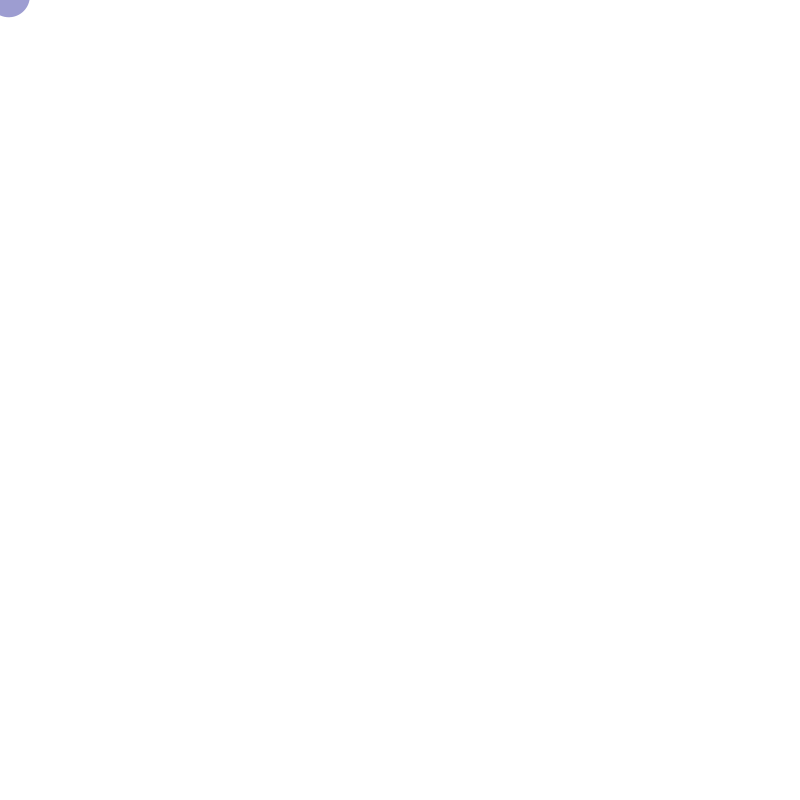
Frame 1 (no input)
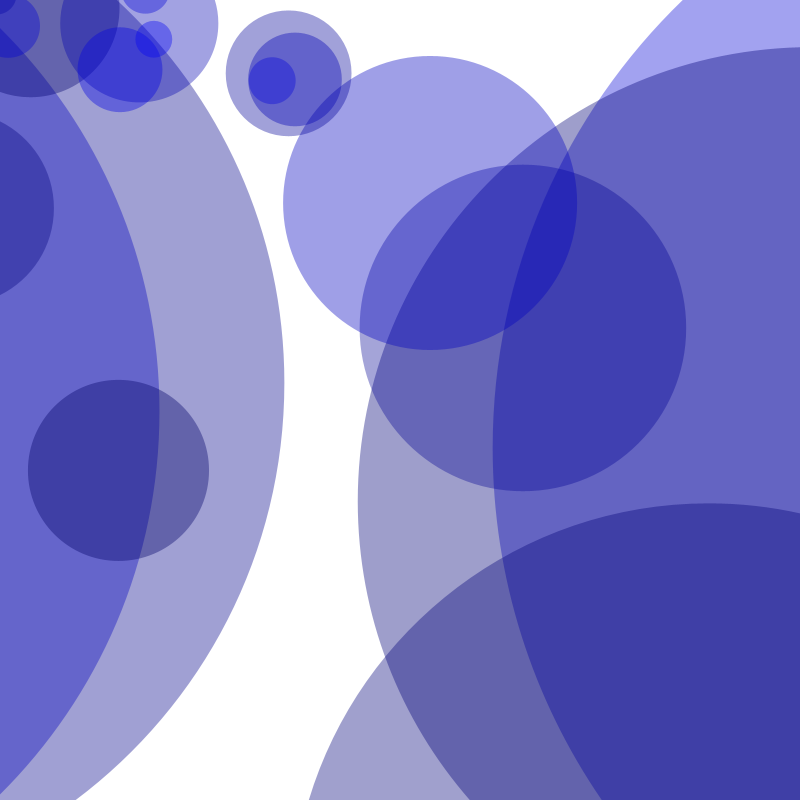
Frame 60 (the mouse pressed at the canvas centre just before this capture)
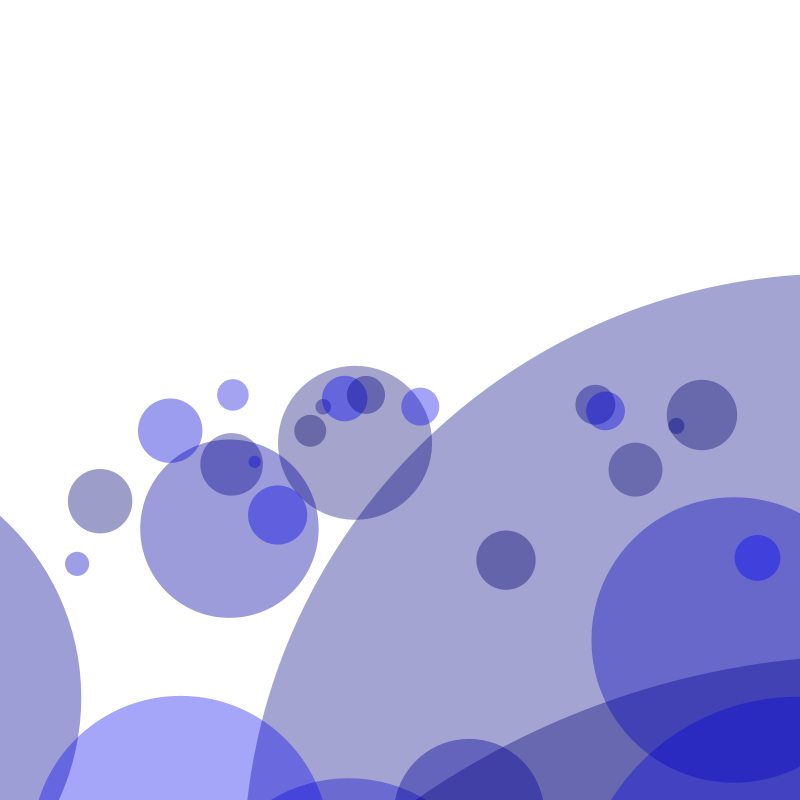
Frame 120 (the mouse held since frame 60 and released just before this capture)

The Processing sketch that drew these frames (run headless with seeded random() and noise(); from frame 60 on, the mouse is pressed at the canvas centre):

// Processing sketch: circles_sketch
// ── circles_sketch.pde
Circle [] bubbles = new Circle [0];
 
 
void setup () {
 size (800,800);
 smooth ();
 noStroke ();
 frameRate(15);
}
 
 
void draw () {
  println(frameRate);

  background (255); 
   
  bubbles = (Circle[]) append(bubbles, new Circle());
   
   for (int i=0; i<bubbles.length; i++) {
  bubbles[i].update();
   }
   
  if (bubbles.length>40) {
    bubbles = (Circle[]) subset(bubbles,1);
    //deletes oldest Circle so that no more than 40 Circles are present
  }
   
}
 
class Circle {
  
  float x;
  float y;
   
  float velX; // speed / velocity
  float velY;
   
  float drag;
   
   
  float CircleSize;
  float grow;
   
  Circle () {
  //follows mouse movement
    x = mouseX;
    y = mouseY;
     
    velX = random (-30,30);
    velY = random (-10,10);
     
    drag = 1;
          
    CircleSize = random (5,40);
   //set size between two values so Circles random size
    
   grow = 1.1;
  }
   
  void update () {
     
    velX *= drag; //makes Circles slow down 
    velY *= drag;
     
    //add gravity
     
    velY+=1;
     
    x+=velX;
    y+=velY;
     
    CircleSize *= grow;
     
    fill (0,0,random (100,255),random(90,100));
    ellipse (x,y,CircleSize,CircleSize);
 
  if (mouseX > 0 && mouseX < width/2 && mouseY > 0 && mouseY < height/2) {
    fill(0,0,random (100,255),random(70,100));
    ellipse (x,y,CircleSize,CircleSize);
}
    
  if (mouseX > width/2 && mouseX < width && mouseY > 0 && mouseY < height/2) {
    fill(random(200,255),random(70,125),random(100,155),random(70,100));
    ellipse (x,y,CircleSize,CircleSize);
  }
   
  if (mouseX > 0 && mouseX < width/2 && mouseY > height/2 && mouseY < height) {
    fill(random(30,75),random(200,255),random(1,50),random(70,100));
    ellipse (x,y,CircleSize,CircleSize);
  }
   
  if (mouseX > width/2 && mouseX < width && mouseY > height/2 && mouseY < height) {
    fill(random(200,255),random(200,255),random(1,50),random(90,100));
    ellipse (x,y,CircleSize,CircleSize);
  }
  }

}
